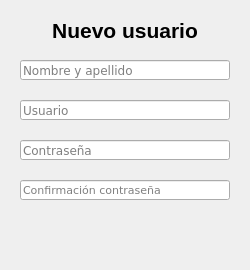
<?xml version="1.0" encoding="UTF-8"?>
<ui version="4.0">
 <class>nuevo_usuario</class>
 <widget class="QDialog" name="nuevo_usuario">
  <property name="geometry">
   <rect>
    <x>0</x>
    <y>0</y>
    <width>250</width>
    <height>270</height>
   </rect>
  </property>
  <property name="minimumSize">
   <size>
    <width>250</width>
    <height>270</height>
   </size>
  </property>
  <property name="maximumSize">
   <size>
    <width>250</width>
    <height>270</height>
   </size>
  </property>
  <property name="windowTitle">
   <string/>
  </property>
  <property name="windowIcon">
   <iconset>
    <normaloff>imagen/logo.png</normaloff>imagen/logo.png</iconset>
  </property>
  <widget class="QPushButton" name="aceptar_nuevo">
   <property name="geometry">
    <rect>
     <x>110</x>
     <y>220</y>
     <width>30</width>
     <height>30</height>
    </rect>
   </property>
   <property name="cursor">
    <cursorShape>PointingHandCursor</cursorShape>
   </property>
   <property name="toolTip">
    <string>Aceptar</string>
   </property>
   <property name="toolTipDuration">
    <number>0</number>
   </property>
   <property name="text">
    <string/>
   </property>
   <property name="icon">
    <iconset>
     <normaloff>imagen/aceptar.png</normaloff>imagen/aceptar.png</iconset>
   </property>
   <property name="iconSize">
    <size>
     <width>30</width>
     <height>30</height>
    </size>
   </property>
   <property name="autoDefault">
    <bool>true</bool>
   </property>
   <property name="flat">
    <bool>true</bool>
   </property>
  </widget>
  <widget class="QLineEdit" name="nombre">
   <property name="geometry">
    <rect>
     <x>20</x>
     <y>60</y>
     <width>210</width>
     <height>20</height>
    </rect>
   </property>
   <property name="font">
    <font>
     <family>Verdana</family>
    </font>
   </property>
   <property name="placeholderText">
    <string>Nombre y apellido</string>
   </property>
  </widget>
  <widget class="QLineEdit" name="usuario">
   <property name="geometry">
    <rect>
     <x>20</x>
     <y>100</y>
     <width>210</width>
     <height>20</height>
    </rect>
   </property>
   <property name="font">
    <font>
     <family>Verdana</family>
    </font>
   </property>
   <property name="placeholderText">
    <string>Usuario</string>
   </property>
  </widget>
  <widget class="QLineEdit" name="password">
   <property name="geometry">
    <rect>
     <x>20</x>
     <y>140</y>
     <width>210</width>
     <height>20</height>
    </rect>
   </property>
   <property name="font">
    <font>
     <family>Verdana</family>
    </font>
   </property>
   <property name="echoMode">
    <enum>QLineEdit::Password</enum>
   </property>
   <property name="placeholderText">
    <string>Contraseña</string>
   </property>
  </widget>
  <widget class="QLineEdit" name="confirmacion_pass_nuevo">
   <property name="geometry">
    <rect>
     <x>20</x>
     <y>180</y>
     <width>210</width>
     <height>20</height>
    </rect>
   </property>
   <property name="font">
    <font>
     <family>Verdana</family>
     <pointsize>8</pointsize>
    </font>
   </property>
   <property name="echoMode">
    <enum>QLineEdit::Password</enum>
   </property>
   <property name="placeholderText">
    <string>Confirmación contraseña</string>
   </property>
   <property name="clearButtonEnabled">
    <bool>false</bool>
   </property>
  </widget>
  <widget class="QLabel" name="label_3">
   <property name="geometry">
    <rect>
     <x>20</x>
     <y>20</y>
     <width>210</width>
     <height>20</height>
    </rect>
   </property>
   <property name="font">
    <font>
     <pointsize>16</pointsize>
     <weight>75</weight>
     <bold>true</bold>
     <underline>false</underline>
    </font>
   </property>
   <property name="text">
    <string>Nuevo usuario</string>
   </property>
   <property name="alignment">
    <set>Qt::AlignCenter</set>
   </property>
  </widget>
 </widget>
 <resources/>
 <connections/>
</ui>
